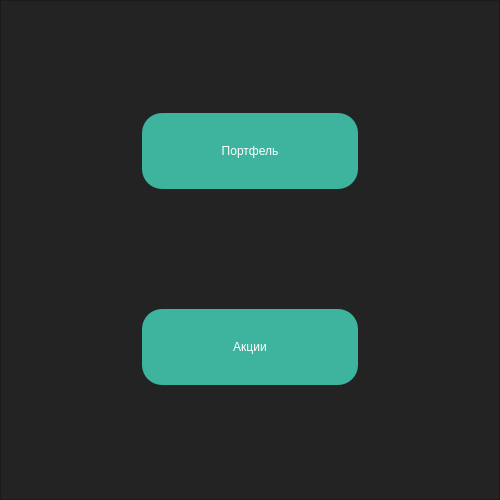
<?xml version="1.0" encoding="UTF-8"?>
<ui version="4.0">
 <class>MainWindow</class>
 <widget class="QMainWindow" name="MainWindow">
  <property name="geometry">
   <rect>
    <x>0</x>
    <y>0</y>
    <width>500</width>
    <height>500</height>
   </rect>
  </property>
  <property name="minimumSize">
   <size>
    <width>500</width>
    <height>500</height>
   </size>
  </property>
  <property name="focusPolicy">
   <enum>Qt::StrongFocus</enum>
  </property>
  <property name="windowTitle">
   <string>MainWindow</string>
  </property>
  <property name="styleSheet">
   <string notr="true">background-color: rgb(35, 35, 35);</string>
  </property>
  <widget class="QWidget" name="centralwidget">
   <layout class="QVBoxLayout" name="verticalLayout">
    <property name="spacing">
     <number>0</number>
    </property>
    <property name="leftMargin">
     <number>0</number>
    </property>
    <property name="topMargin">
     <number>0</number>
    </property>
    <property name="rightMargin">
     <number>0</number>
    </property>
    <property name="bottomMargin">
     <number>0</number>
    </property>
    <item>
     <widget class="QFrame" name="frame">
      <property name="minimumSize">
       <size>
        <width>500</width>
        <height>0</height>
       </size>
      </property>
      <property name="focusPolicy">
       <enum>Qt::StrongFocus</enum>
      </property>
      <property name="frameShape">
       <enum>QFrame::StyledPanel</enum>
      </property>
      <property name="frameShadow">
       <enum>QFrame::Raised</enum>
      </property>
      <layout class="QGridLayout" name="gridLayout">
       <property name="leftMargin">
        <number>0</number>
       </property>
       <property name="topMargin">
        <number>0</number>
       </property>
       <property name="rightMargin">
        <number>0</number>
       </property>
       <property name="bottomMargin">
        <number>0</number>
       </property>
       <item row="0" column="0">
        <widget class="QFrame" name="frame_2">
         <property name="maximumSize">
          <size>
           <width>260</width>
           <height>80</height>
          </size>
         </property>
         <property name="styleSheet">
          <string notr="true">QFrame {
	border: 2px solid rgb(35,35,35);
	border-radius: 20px;
	color: #FFF;
	padding-left: 20px;
	padding-right: 20px;
	background-color: rgb(35, 35, 35);
}

</string>
         </property>
         <property name="frameShape">
          <enum>QFrame::StyledPanel</enum>
         </property>
         <property name="frameShadow">
          <enum>QFrame::Raised</enum>
         </property>
         <layout class="QVBoxLayout" name="verticalLayout_3">
          <property name="spacing">
           <number>0</number>
          </property>
          <property name="leftMargin">
           <number>0</number>
          </property>
          <property name="topMargin">
           <number>0</number>
          </property>
          <property name="rightMargin">
           <number>0</number>
          </property>
          <property name="bottomMargin">
           <number>0</number>
          </property>
          <item>
           <widget class="QPushButton" name="button_portfolio">
            <property name="sizePolicy">
             <sizepolicy hsizetype="Expanding" vsizetype="Expanding">
              <horstretch>0</horstretch>
              <verstretch>0</verstretch>
             </sizepolicy>
            </property>
            <property name="focusPolicy">
             <enum>Qt::StrongFocus</enum>
            </property>
            <property name="styleSheet">
             <string notr="true">QPushButton {
	border: none;
	border-radius: 20px;
	color: #FFF;
	background-color: rgb(62, 180, 158);
	font: 75 10pt &quot;MS Shell Dlg 2&quot;;
}

QPushButton:hover {
	border: 1px solid rgb(48, 50, 62);
}

QPushButton:pressed {
	background-color: rgb(162, 180, 158);
	padding-top: 5px;
}</string>
            </property>
            <property name="text">
             <string>Портфель</string>
            </property>
            <property name="icon">
             <iconset>
              <normaloff>../images/portfolio2.png</normaloff>../images/portfolio2.png</iconset>
            </property>
            <property name="iconSize">
             <size>
              <width>60</width>
              <height>60</height>
             </size>
            </property>
           </widget>
          </item>
         </layout>
        </widget>
       </item>
       <item row="1" column="0">
        <widget class="QFrame" name="frame_3">
         <property name="maximumSize">
          <size>
           <width>260</width>
           <height>80</height>
          </size>
         </property>
         <property name="styleSheet">
          <string notr="true">QFrame {
	border: 2px solid rgb(35,35,35);
	border-radius: 20px;
	color: #FFF;
	padding-left: 20px;
	padding-right: 20px;
	background-color: rgb(35, 35, 35);
}</string>
         </property>
         <property name="frameShape">
          <enum>QFrame::StyledPanel</enum>
         </property>
         <property name="frameShadow">
          <enum>QFrame::Raised</enum>
         </property>
         <layout class="QGridLayout" name="gridLayout_2">
          <property name="leftMargin">
           <number>0</number>
          </property>
          <property name="topMargin">
           <number>0</number>
          </property>
          <property name="rightMargin">
           <number>0</number>
          </property>
          <property name="bottomMargin">
           <number>0</number>
          </property>
          <property name="spacing">
           <number>0</number>
          </property>
          <item row="0" column="0">
           <widget class="QPushButton" name="button_stocks">
            <property name="sizePolicy">
             <sizepolicy hsizetype="Expanding" vsizetype="Expanding">
              <horstretch>0</horstretch>
              <verstretch>0</verstretch>
             </sizepolicy>
            </property>
            <property name="styleSheet">
             <string notr="true">QPushButton {
	border: none;
	border-radius: 20px;
	color: #FFF;
	background-color: rgb(62, 180, 158);
	font: 75 10pt &quot;MS Shell Dlg 2&quot;;
}

QPushButton:hover {
	border: 1px solid rgb(48, 50, 62);
}

QPushButton:pressed {
	background-color: rgb(162, 180, 158);
	padding-top: 5px;
}</string>
            </property>
            <property name="text">
             <string>Акции</string>
            </property>
            <property name="icon">
             <iconset>
              <normaloff>../images/stocks.png</normaloff>../images/stocks.png</iconset>
            </property>
            <property name="iconSize">
             <size>
              <width>60</width>
              <height>60</height>
             </size>
            </property>
            <property name="autoRepeat">
             <bool>false</bool>
            </property>
           </widget>
          </item>
         </layout>
        </widget>
       </item>
      </layout>
     </widget>
    </item>
   </layout>
  </widget>
 </widget>
 <resources>
  <include location="D:/USER/Pictures/test.qrc"/>
 </resources>
 <connections/>
</ui>
